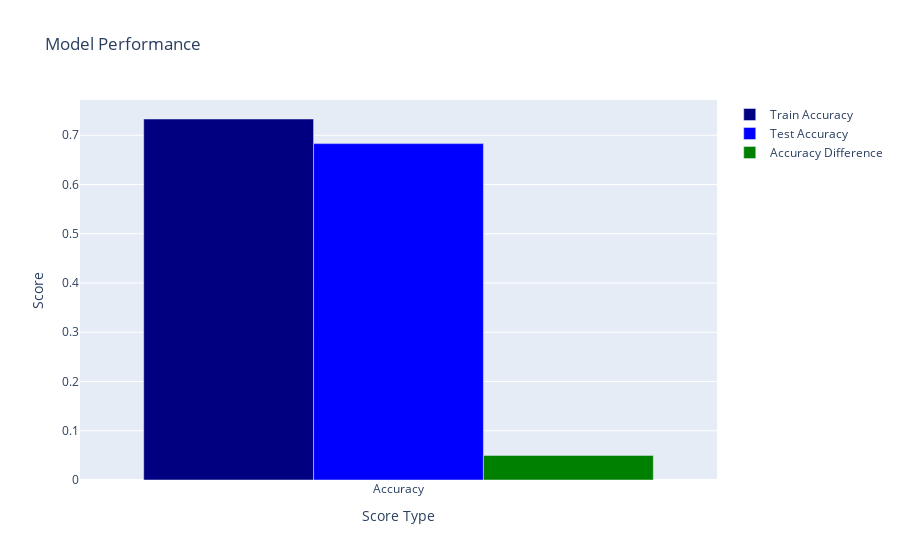

Notebook cell for this chart:
### Code cell
# Random Forest Classifier
from sklearn.ensemble import RandomForestClassifier

# Train Random Forest model
rf = RandomForestClassifier(max_depth=4,
                            random_state=42,
                            n_estimators=400,
                            min_samples_leaf=2,
                            min_samples_split=5,
                            max_features='auto',
                            bootstrap=True)
rf.fit(df_x_select, df_y)

# Print the training accuracy score
rf_train_score = rf.score(df_x_select, df_y)
print('Random Forest Train Accuracy Score: {0}'.format(rf_train_score))

# Save the model
pickle.dump(rf, open('models/classification/rf.pkl', 'wb'))

# Make predictions
rf_pred = rf.predict(df_test_x_select)

# Calculate the accuracy score
rf_score = accuracy_score(df_test_y, rf_pred)

# Print the confusion matrix
print('Confusion Matrix')
print(confusion_matrix(df_test_y, rf_pred))

# Print the classification report
print('Classification Report')
print(classification_report(df_test_y, rf_pred))

# Display the scores
plot_scores(rf_train_score, rf_score)

### Figure 1 — Plotly figure (JSON) as saved in the notebook; plotly's stock layout.template omitted (floating-point values rounded to 4 significant figures)
{"data": [{"marker": {"color": "navy"}, "name": "Train Accuracy", "type": "bar", "x": ["Accuracy"], "y": [0.733]}, {"marker": {"color": "blue"}, "name": "Test Accuracy", "type": "bar", "x": ["Accuracy"], "y": [0.6831]}, {"marker": {"color": "green"}, "name": "Accuracy Difference", "type": "bar", "x": ["Accuracy"], "y": [0.04997]}], "layout": {"title": {"text": "Model Performance"}, "xaxis": {"title": {"text": "Score Type"}}, "yaxis": {"title": {"text": "Score"}}}}
